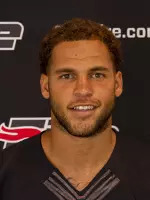
#> input picture bb.jpg, 150 x 200 px
$ python face_detector.py
#> lines starting #> are read from the running program, lines starting #| are printed output that depends on the picture
# Import the required libraries.
import os
import cv2

# List of image files you want to process.
# You can add more files to this list as needed.
image_files = ['bb.jpg', 'jb.jpg', 'pb.jpg', 'rb.jpg', 'cw.jpg', 'cw2.jpg']

# Directory to save the detected faces.
output_dir = 'detected_faces'
if not os.path.exists(output_dir):
    os.makedirs(output_dir)

# Load the pre-trained Haar Cascade classifier for face detection.
# Make sure the XML file is in the same directory as your script.
face_cascade = cv2.CascadeClassifier(
    'haarcascade_frontalface_default (1).xml'
)

def detect_and_save_faces(image_path, output_directory, image_filename):
    """
    Detects faces in an image and saves each face as a separate file.

    Args:
        image_path (str): The path to the input image.
        output_directory (str): The directory to save the output files.
        image_filename (str): The original filename of the image.
    """
#> called with image_path = 'bb.jpg', output_directory = 'detected_faces', image_filename = 'bb.jpg'
    try:
        # Read the image.
        img = cv2.imread(image_path)
#> img is the input picture: shape (200, 150, 3); mean B, G, R 38.9, 53.1, 80.7

        # Convert the image to grayscale, which is required for the Haar Cascade classifier.
        gray = cv2.cvtColor(img, cv2.COLOR_BGR2GRAY)
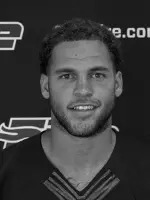
#> gray: shape (200, 150); min 4, max 236, mean 59.8

        # Detect faces in the image.
        # `scaleFactor` and `minNeighbors` are parameters that you can adjust
        # to improve detection accuracy.
        faces = face_cascade.detectMultiScale(
            gray,
            scaleFactor=1.1,
            minNeighbors=3, # Lowered to be less strict
            minSize=(30, 30),
            flags=cv2.CASCADE_SCALE_IMAGE
        )
#> faces = [[42, 43, 82, 82], [42, 100, 84, 84]]

        # Iterate over the detected faces and save each one.
        for i, (x, y, w, h) in enumerate(faces):
            # Crop the detected face from the original image.
            face_img = img[y:y+h, x:x+w]

            # Create a new filename for the cropped face.
            base_filename = os.path.splitext(image_filename)[0]
            output_filename = f"{base_filename}_face_{i}.jpg"
            output_path = os.path.join(output_directory, output_filename)

            # Save the cropped face image.
            cv2.imwrite(output_path, face_img)
#> this loop made 2 passes
#> pass 1, in detect_and_save_faces, `face_img = img[y:y+h, x:x+w]`:
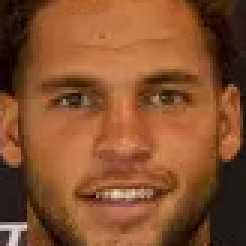
#> face_img: shape (82, 82, 3) (shown 3 times larger); mean B, G, R 46, 80.6, 134.3
#> pass 2, in detect_and_save_faces, `face_img = img[y:y+h, x:x+w]`:
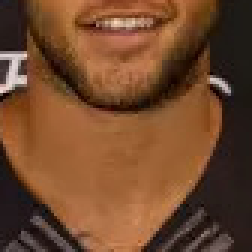
#> face_img: shape (84, 84, 3) (shown 3 times larger); mean B, G, R 45, 72.7, 113.8

        print(f"Detected and saved {len(faces)} face(s) from '{image_filename}'.")
#| Detected and saved 2 face(s) from 'bb.jpg'.
        return len(faces)

    except Exception as e:
        print(f"Error processing {image_path}: {e}")
        return 0

def main():
    """
    Main function to run face detection on a list of images.
    """
    total_faces_saved = 0
    # Process each image file in the list.
    for file in image_files:
        faces_saved = detect_and_save_faces(file, output_dir, file)
#> faces_saved = 2
        total_faces_saved += faces_saved
#> total_faces_saved = 2
#> pass 2 of the loop in main, `for file in image_files:`:
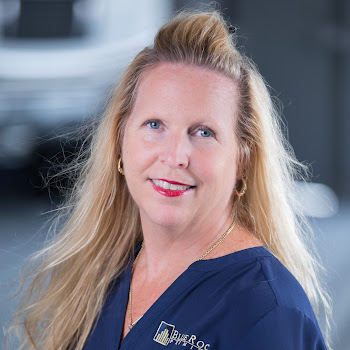
#> input picture jb.jpg, 350 x 350 px
#> in detect_and_save_faces, img is the input picture: shape (350, 350, 3); mean B, G, R 130.6, 120.5, 125.5
#> in detect_and_save_faces (call 2), `gray = cv2.cvtColor(img, cv2.COLOR_BGR2GRAY)`:
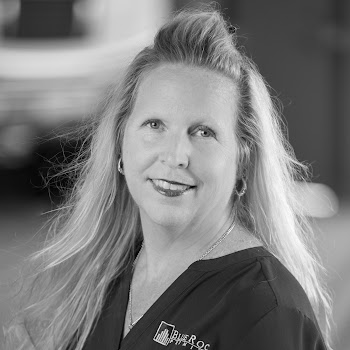
#> gray: shape (350, 350); min 0, max 253, mean 123.2
#> faces = [[104, 71, 150, 150]]
#> the loop in detect_and_save_faces (call 2), `for i, (x, y, w, h) in enumerate(faces):` made 1 pass
#> pass 1, in detect_and_save_faces (call 2), `face_img = img[y:y+h, x:x+w]`:
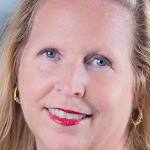
#> face_img: shape (150, 150, 3); mean B, G, R 147.9, 149.9, 187.4
#| Detected and saved 1 face(s) from 'jb.jpg'.
#> faces_saved = 1
#> total_faces_saved = 3
#> pass 3 of the loop in main, `for file in image_files:`:
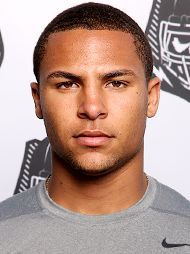
#> input picture pb.jpg, 190 x 254 px
#> in detect_and_save_faces, img is the input picture: shape (254, 190, 3); mean B, G, R 140.7, 150.1, 178
#> in detect_and_save_faces (call 3), `gray = cv2.cvtColor(img, cv2.COLOR_BGR2GRAY)`:
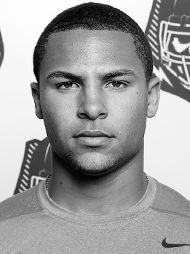
#> gray: shape (254, 190); min 1, max 255, mean 157.4
#> faces = [[32, 35, 121, 121]]
#> the loop in detect_and_save_faces (call 3), `for i, (x, y, w, h) in enumerate(faces):` made 1 pass
#> pass 1, in detect_and_save_faces (call 3), `face_img = img[y:y+h, x:x+w]`:
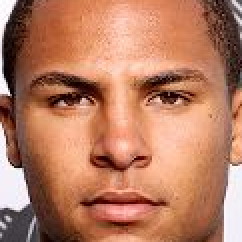
#> face_img: shape (121, 121, 3) (shown 2 times larger); mean B, G, R 97.4, 123.9, 182.9
#| Detected and saved 1 face(s) from 'pb.jpg'.
#> total_faces_saved = 4
#> the loop made 6 passes; the first 3 are shown

    print(f"\nCompleted face detection. A total of {total_faces_saved} face(s) were saved.")

if __name__ == "__main__":
    main()
